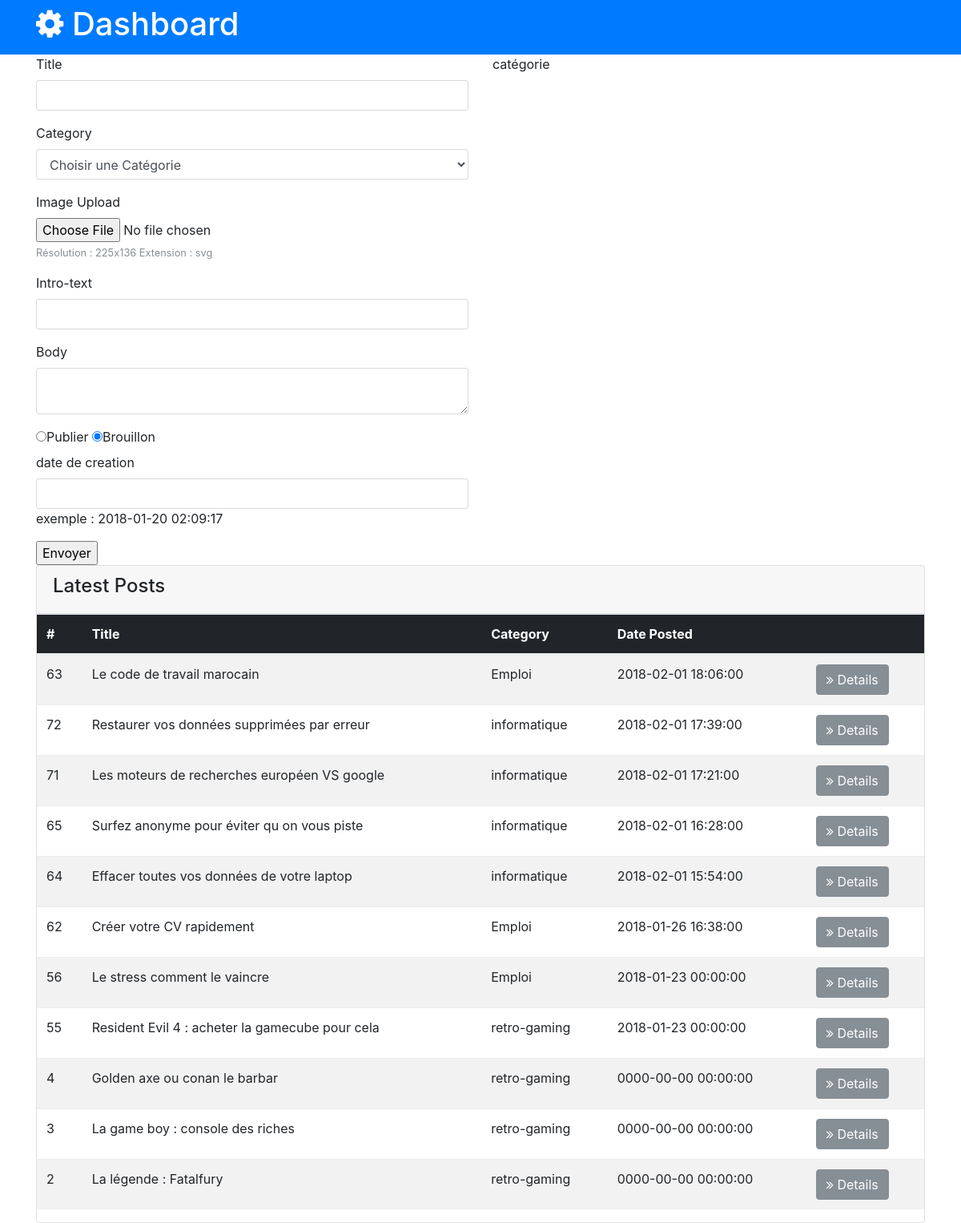
The app's page /admin/index.php with its own data.
### tables this page shows
CREATE TABLE `article` (
  `idarticle` int(11) NOT NULL,
  `titre` varchar(150) DEFAULT NULL,
  `introtxt` varchar(100) NOT NULL,
  `contenutxt` varchar(1000) DEFAULT NULL,
  `contenuimage` varchar(1000) DEFAULT NULL,
  `afficher` int(11) DEFAULT NULL,
  `nbrlecture` int(11) DEFAULT NULL,
  `datecreation` timestamp NULL DEFAULT NULL,
  `idcategorie` int(11) DEFAULT NULL
);

CREATE TABLE `categorie` (
  `idcategorie` int(11) NOT NULL,
  `titre` varchar(50) DEFAULT NULL,
  `afficher` int(11) DEFAULT NULL,
  `iconecategorie` varchar(200) DEFAULT NULL
);

### admin/index.php (the view, shortened to what this page needs)
<!DOCTYPE html>
<html lang="fr">
<head>
  <link rel="stylesheet" href="css/font-awesome.min.css">
  <link rel="stylesheet" href="css/bootstrap.css">
  <link rel="stylesheet" href="css/style.css">
</head>
<body>
 <header id="main-header" class="py-2 bg-primary text-white">
    <div class="container">
      <div class="row">
        <div class="col-md-6">
          <h1><i class="fa fa-gear"></i> Dashboard</h1>
        </div>
      </div>
    </div>
  </header>
  <div class="container">
      <div class="row">
        <div class="col-md-6">
		<form enctype="multipart/form-data" action="traitement.php" method="post">
			<div class="form-group">
              <label for="title">Title</label>
              <input type="text" name="Title" class="form-control">
            </div>
            <div class="form-group">
              <label for="category">Category</label>
              <select class="form-control" name="titrecategorie">
			  <?php
				echo "<option value=\"\">Choisir une Catégorie</option>";
				?>
			  </select>
            </div>
            <div class="form-group">
			  <label for="file">Image Upload</label>
              <input type="file" class="form-control-file" id="file" name="file">
			  <small class="form-text text-muted">Résolution : 225x136 Extension : svg</small>
            </div>
		   <div class="form-group">
              <label for="Intro-text">Intro-text</label>
              <input type="text" name="introtxt" class="form-control">
            </div>
		   <div class="form-group">
              <label for="body">Body</label>
              <textarea name="editor1" class="form-control"></textarea>
            </div>
   <div class="radio">
  <label class="radio-inline"><input type="radio" name="choix" value="1" >Publier</label>
<label class="radio-inline"><input type="radio" name="choix" value="0" checked="checked">Brouillon</label>
   </div>
   <div class="form-group">
              <label for="datecreation">date de creation</label>
              <input type="text" name="datecreation" value="" class="form-control">
            exemple : 2018-01-20 02:09:17
			</div>
<input type="submit" value="Envoyer" name="submit" />
				</form>
		</div>
 <div class="col-md-6">
 catégorie
 </div>
		</div>
		</div>
<section id="posts">
    <div class="container">
      <div class="row">
        <div class="col-md-12">
          <div class="card">
            <div class="card-header">
              <h4>Latest Posts</h4>
            </div>
            <table class="table table-striped">
              <thead class="thead-inverse">
                <tr>
                  <th>#</th>
                  <th>Title</th>
                  <th>Category</th>
                  <th>Date Posted</th>
                  <th></th>
                </tr>
              </thead>
              <tbody>
				<?php
				$sqlrecuppostcat="select ar.idarticle as idarticle,ar.titre as titrearticle,cat.titre as titrecategorie,ar.datecreation from article ar,categorie cat where ar.idcategorie=cat.idcategorie ORDER BY ar.datecreation DESC ";
				$resultrecuppostcat = mysql_query($sqlrecuppostcat);
				while($data = mysql_fetch_assoc($resultrecuppostcat)) {
				echo " <tr>
                  <td scope=\"row\">".$data["idarticle"]."</td>
                  <td>".$data["titrearticle"]."</td>
                  <td>".$data["titrecategorie"]."</td>
                  <td>".$data["datecreation"]."</td>
                  <td><a href=\"detailspost.php?idarticle=".$data["idarticle"]."\" class=\"btn btn-secondary\">
                  <i class=\"fa fa-angle-double-right\"></i> Details
                  </a></td>
                </tr>";
				}
				?>
			  </tbody>
            </table>
          </div>
        </div>
</body>
</html>

### records on screen
article: idarticle "63", titre "Le code de travail marocain", idcategorie.titre "Emploi", datecreation "2018-02-01 18:06:00"
article: idarticle "72", titre "Restaurer vos données supprimées par erreur", idcategorie.titre "informatique", datecreation "2018-02-01 17:39:00"
article: idarticle "71", titre "Les moteurs de recherches européen VS google", idcategorie.titre "informatique", datecreation "2018-02-01 17:21:00"
article: idarticle "65", titre "Surfez anonyme pour éviter qu on vous piste", idcategorie.titre "informatique", datecreation "2018-02-01 16:28:00"
article: idarticle "64", titre "Effacer toutes vos données de votre laptop", idcategorie.titre "informatique", datecreation "2018-02-01 15:54:00"
article: idarticle "62", titre "Créer votre CV rapidement", idcategorie.titre "Emploi", datecreation "2018-01-26 16:38:00"
article: idarticle "56", titre "Le stress comment le vaincre", idcategorie.titre "Emploi", datecreation "2018-01-23 00:00:00"
article: idarticle "55", titre "Resident Evil 4 : acheter la gamecube pour cela", idcategorie.titre "retro-gaming", datecreation "2018-01-23 00:00:00"
article: idarticle "4", titre "Golden axe ou conan le barbar", idcategorie.titre "retro-gaming", datecreation "0000-00-00 00:00:00"
article: idarticle "3", titre "La game boy : console des riches", idcategorie.titre "retro-gaming", datecreation "0000-00-00 00:00:00"
article: idarticle "2", titre "La légende : Fatalfury", idcategorie.titre "retro-gaming", datecreation "0000-00-00 00:00:00"
